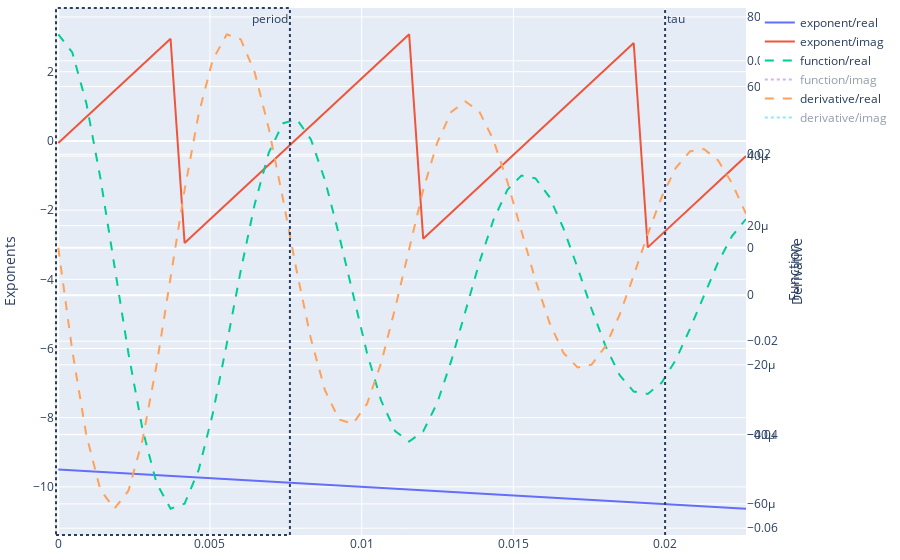

The code cell stored with this chart in its notebook:
### Markdown cell above
### Euler's function diagram

### Code cell
# Euler's function exponent diagram

# Figure with canvas
fig = go.Figure(**DEF_FIGURE)
fig_canvas(omega, phase)

def draw_euler(fig):
    """Draw Euler's exponent, function and derivative"""
    # Exponent value
    exponent = [cmath.log(v) for v in deriv_vals[0]]
    fig.add_scatter(x=t_range, y=[v.real for v in exponent], name='exponent/real')
    fig.add_scatter(x=t_range, y=[v.imag for v in exponent], name='exponent/imag')
    # Final function value
    fig.add_scatter(x=t_range, y=[v.real for v in deriv_vals[0]], line_dash='dash', name='function/real', yaxis='y2')
    fig.add_scatter(x=t_range, y=[v.imag for v in deriv_vals[0]], line_dash='dot', name='function/imag',
            yaxis='y2', visible='legendonly')
    # Final derivative value
    fig.add_scatter(x=t_range, y=[v.real for v in deriv_vals[1]], line_dash='dash', name='derivative/real', yaxis='y3')
    fig.add_scatter(x=t_range, y=[v.imag for v in deriv_vals[1]], line_dash='dot', name='derivative/imag',
            yaxis='y3', visible='legendonly')

    fig.update_layout(
            yaxis=dict(title='Exponents'),
            yaxis2=dict(title='Function', overlaying='y', side='right'),
            yaxis3=dict(title='Derivative', overlaying='y', side='right'),
        )
draw_euler(fig)
fig.show()
